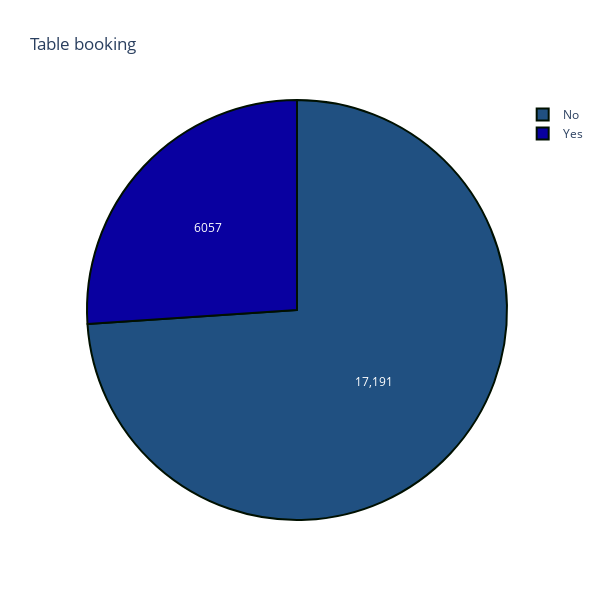

This figure's notebook cell:
### Markdown cell above
<br>

Whether restaurant offer Table booking or not

### Code cell
x=df['book_table'].value_counts()
colors = ['#205081', '#0900A0']

trace=go.Pie(labels=x.index,values=x,textinfo="value",
            marker=dict(colors=colors, 
                           line=dict(color='#001000', width=2)))
layout=go.Layout(title="Table booking",width=600,height=600)
fig=go.Figure(data=[trace],layout=layout)
py.iplot(fig, filename='pie_chart_subplots')

### Figure 1 — Plotly figure (JSON) as saved in the notebook; plotly's stock layout.template omitted (floating-point values rounded to 4 significant figures)
{"data": [{"labels": ["No", "Yes"], "marker": {"colors": ["#205081", "#0900A0"], "line": {"color": "#001000", "width": 2}}, "textinfo": "value", "type": "pie", "values": [17191, 6057]}], "layout": {"height": 600, "title": {"text": "Table booking"}, "width": 600}}
